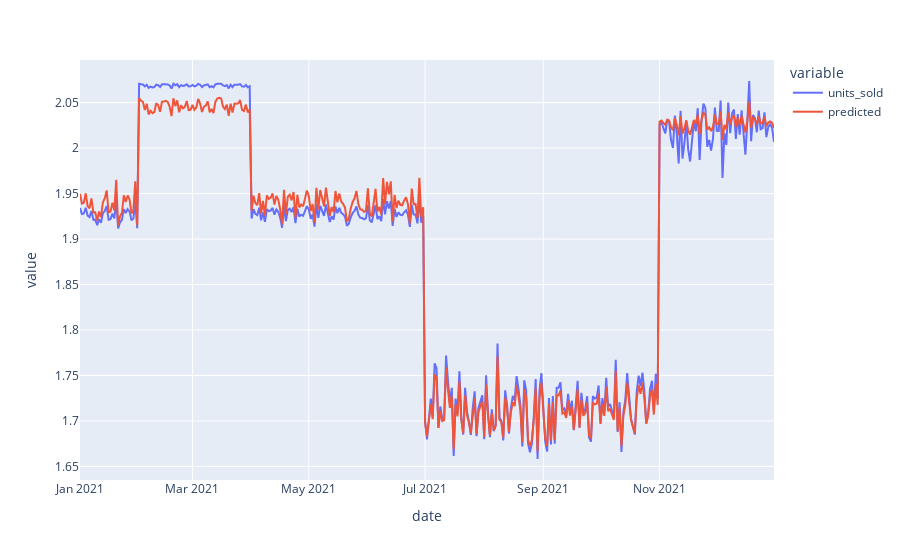

The notebook cell saved with this chart:
### Markdown cell above
**Estimates are way off**

### Code cell
plot_predictions(model1, df_sales)

### Figure 1 — Plotly figure (JSON) as saved in the notebook; plotly's stock layout.template omitted (floating-point values rounded to 4 significant figures; data arrays with more than 128 entries replaced by an {"elided": "..."} marker saying what was removed)
{"data": [{"hovertemplate": "variable=units_sold<br>date=%{x}<br>value=%{y}<extra></extra>", "legendgroup": "units_sold", "line": {"color": "#636efa", "dash": "solid"}, "marker": {"symbol": "circle"}, "mode": "lines", "name": "units_sold", "orientation": "v", "showlegend": true, "type": "scatter", "x": {"elided": "365 str values"}, "xaxis": "x", "y": {"elided": "365 float values"}, "yaxis": "y"}, {"hovertemplate": "variable=predicted<br>date=%{x}<br>value=%{y}<extra></extra>", "legendgroup": "predicted", "line": {"color": "#EF553B", "dash": "solid"}, "marker": {"symbol": "circle"}, "mode": "lines", "name": "predicted", "orientation": "v", "showlegend": true, "type": "scatter", "x": {"elided": "365 str values"}, "xaxis": "x", "y": {"elided": "365 float values"}, "yaxis": "y"}], "layout": {"legend": {"title": {"text": "variable"}, "tracegroupgap": 0}, "margin": {"t": 60}, "xaxis": {"anchor": "y", "domain": [0, 1], "title": {"text": "date"}}, "yaxis": {"anchor": "x", "domain": [0, 1], "title": {"text": "value"}}}}
